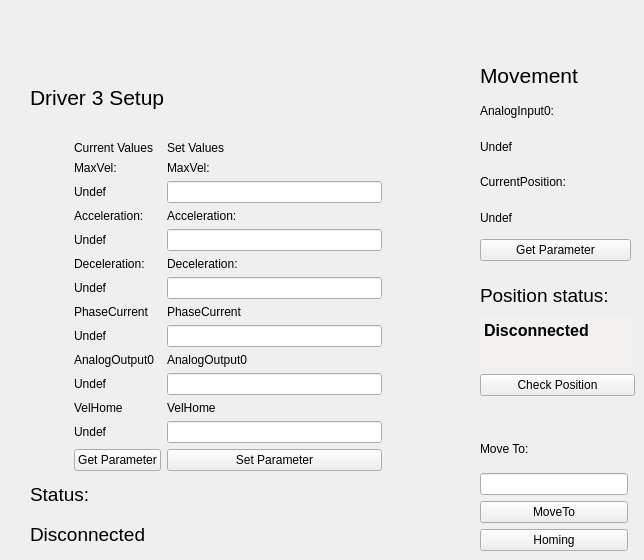
          <widget class="QWidget" name="tab_5">
           <attribute name="title">
            <string>3</string>
           </attribute>
           <attribute name="toolTip">
            <string>Driver 3 Setup and Movimentation</string>
           </attribute>
           <widget class="QWidget" name="layoutWidget_4">
            <property name="geometry">
             <rect>
              <x>480</x>
              <y>430</y>
              <width>148</width>
              <height>121</height>
             </rect>
            </property>
            <layout class="QVBoxLayout" name="verticalLayout_55">
             <item>
              <widget class="QLabel" name="label_209">
               <property name="text">
                <string>Move To:</string>
               </property>
              </widget>
             </item>
             <item>
              <widget class="QLineEdit" name="LineEditMoveToValue_3">
               <property name="toolTip">
                <string>Position to move driver 3</string>
               </property>
              </widget>
             </item>
             <item>
              <widget class="QPushButton" name="MoveTo_3">
               <property name="toolTip">
                <string>Move driver 3 to the position specified above</string>
               </property>
               <property name="text">
                <string>MoveTo</string>
               </property>
              </widget>
             </item>
             <item>
              <widget class="QPushButton" name="Homing_3">
               <property name="toolTip">
                <string>Execute the driver 3 homing procedure</string>
               </property>
               <property name="text">
                <string>Homing</string>
               </property>
              </widget>
             </item>
            </layout>
           </widget>
           <widget class="QWidget" name="layoutWidget_6">
            <property name="geometry">
             <rect>
              <x>480</x>
              <y>60</y>
              <width>151</width>
              <height>201</height>
             </rect>
            </property>
            <layout class="QVBoxLayout" name="verticalLayout_56">
             <item>
              <widget class="QLabel" name="label_216">
               <property name="font">
                <font>
                 <pointsize>16</pointsize>
                </font>
               </property>
               <property name="text">
                <string>Movement</string>
               </property>
              </widget>
             </item>
             <item>
              <widget class="QLabel" name="label_217">
               <property name="text">
                <string>AnalogInput0:</string>
               </property>
              </widget>
             </item>
             <item>
              <widget class="QLabel" name="LabelMovAnalogInput0_3">
               <property name="toolTip">
                <string>Current value of driver 3 AnalogInput(0)</string>
               </property>
               <property name="text">
                <string>Undef</string>
               </property>
              </widget>
             </item>
             <item>
              <widget class="QLabel" name="label_218">
               <property name="text">
                <string>CurrentPosition:</string>
               </property>
              </widget>
             </item>
             <item>
              <widget class="QLabel" name="LabelMovCurrentPosition_3">
               <property name="toolTip">
                <string>Current value of driver 3 CurrentPosition</string>
               </property>
               <property name="text">
                <string>Undef</string>
               </property>
              </widget>
             </item>
             <item>
              <widget class="QPushButton" name="GetParameterMov_3">
               <property name="toolTip">
                <string>Get position parameters of driver 3</string>
               </property>
               <property name="text">
                <string>Get Parameter</string>
               </property>
              </widget>
             </item>
            </layout>
           </widget>
           <widget class="QWidget" name="layoutWidget_5">
            <property name="geometry">
             <rect>
              <x>30</x>
              <y>60</y>
              <width>352</width>
              <height>491</height>
             </rect>
            </property>
            <layout class="QGridLayout" name="gridLayout_36">
             <item row="0" column="0" colspan="3">
              <widget class="QLabel" name="label_48">
               <property name="font">
                <font>
                 <pointsize>16</pointsize>
                </font>
               </property>
               <property name="text">
                <string>Driver 3 Setup</string>
               </property>
              </widget>
             </item>
             <item row="1" column="0">
              <layout class="QVBoxLayout" name="verticalLayout_7">
               <item>
                <widget class="QLabel" name="Images_3">
                 <property name="minimumSize">
                  <size>
                   <width>0</width>
                   <height>100</height>
                  </size>
                 </property>
                 <property name="maximumSize">
                  <size>
                   <width>200</width>
                   <height>150</height>
                  </size>
                 </property>
                 <property name="text">
                  <string/>
                 </property>
                 <property name="pixmap">
                  <pixmap resource="file.qrc">:/Driver.jpg</pixmap>
                 </property>
                 <property name="scaledContents">
                  <bool>true</bool>
                 </property>
                </widget>
               </item>
               <item>
                <widget class="QLabel" name="label_54">
                 <property name="text">
                  <string/>
                 </property>
                </widget>
               </item>
              </layout>
             </item>
             <item row="1" column="1">
              <widget class="QLabel" name="label_347">
               <property name="minimumSize">
                <size>
                 <width>25</width>
                 <height>0</height>
                </size>
               </property>
               <property name="text">
                <string/>
               </property>
              </widget>
             </item>
             <item row="1" column="2">
              <layout class="QGridLayout" name="gridLayout_14">
               <item row="0" column="0">
                <widget class="QLabel" name="label_55">
                 <property name="text">
                  <string>Current Values</string>
                 </property>
                </widget>
               </item>
               <item row="0" column="1">
                <widget class="QLabel" name="label_56">
                 <property name="text">
                  <string>Set Values</string>
                 </property>
                </widget>
               </item>
               <item row="1" column="0">
                <widget class="QLabel" name="label_57">
                 <property name="text">
                  <string>MaxVel:</string>
                 </property>
                </widget>
               </item>
               <item row="1" column="1">
                <widget class="QLabel" name="label_58">
                 <property name="text">
                  <string>MaxVel:</string>
                 </property>
                </widget>
               </item>
               <item row="2" column="0">
                <widget class="QLabel" name="LabelMaxVelSetup_3">
                 <property name="toolTip">
                  <string>Current value of driver 3 MaxVel</string>
                 </property>
                 <property name="text">
                  <string>Undef</string>
                 </property>
                </widget>
               </item>
               <item row="2" column="1">
                <widget class="QLineEdit" name="LineEditMaxVelSetup_3">
                 <property name="toolTip">
                  <string>&lt;html&gt;&lt;head/&gt;&lt;body&gt;&lt;p&gt;MaxVel of driver 3 to set&lt;/p&gt;&lt;/body&gt;&lt;/html&gt;</string>
                 </property>
                </widget>
               </item>
               <item row="3" column="0">
                <widget class="QLabel" name="label_59">
                 <property name="text">
                  <string>Acceleration:</string>
                 </property>
                </widget>
               </item>
               <item row="3" column="1">
                <widget class="QLabel" name="label_60">
                 <property name="text">
                  <string>Acceleration:</string>
                 </property>
                </widget>
               </item>
               <item row="4" column="0">
                <widget class="QLabel" name="LabelAccelerationSetup_3">
                 <property name="toolTip">
                  <string>Current value of driver 3 Acceleration</string>
                 </property>
                 <property name="text">
                  <string>Undef</string>
                 </property>
                </widget>
               </item>
               <item row="4" column="1">
                <widget class="QLineEdit" name="LineEditAccelerationSetup_3">
                 <property name="toolTip">
                  <string>&lt;html&gt;&lt;head/&gt;&lt;body&gt;&lt;p&gt;Acceleration of driver 3 to set&lt;/p&gt;&lt;/body&gt;&lt;/html&gt;</string>
                 </property>
                </widget>
               </item>
               <item row="5" column="0">
                <widget class="QLabel" name="label_61">
                 <property name="text">
                  <string>Deceleration:</string>
                 </property>
                </widget>
               </item>
               <item row="5" column="1">
                <widget class="QLabel" name="label_62">
                 <property name="text">
                  <string>Deceleration:</string>
                 </property>
                </widget>
               </item>
               <item row="6" column="0">
                <widget class="QLabel" name="LabelDecelerationSetup_3">
                 <property name="toolTip">
                  <string>Current value of driver 3 Deceleration</string>
                 </property>
                 <property name="text">
                  <string>Undef</string>
                 </property>
                </widget>
               </item>
               <item row="6" column="1">
                <widget class="QLineEdit" name="LineEditDecelerationSetup_3">
                 <property name="toolTip">
                  <string>&lt;html&gt;&lt;head/&gt;&lt;body&gt;&lt;p&gt;Deceleration of driver 3 to set&lt;/p&gt;&lt;/body&gt;&lt;/html&gt;</string>
                 </property>
                </widget>
               </item>
               <item row="7" column="0">
                <widget class="QLabel" name="label_63">
                 <property name="text">
                  <string>PhaseCurrent</string>
                 </property>
                </widget>
               </item>
               <item row="7" column="1">
                <widget class="QLabel" name="label_64">
                 <property name="text">
                  <string>PhaseCurrent</string>
                 </property>
                </widget>
               </item>
               <item row="8" column="0">
                <widget class="QLabel" name="LabelPhaseCurrentSetup_3">
                 <property name="toolTip">
                  <string>Current value of driver 3 PhaseCurrent</string>
                 </property>
                 <property name="text">
                  <string>Undef</string>
                 </property>
                </widget>
               </item>
               <item row="8" column="1">
                <widget class="QLineEdit" name="LineEditPhaseCurrentSetup_3">
                 <property name="toolTip">
                  <string>&lt;html&gt;&lt;head/&gt;&lt;body&gt;&lt;p&gt; PhaseCurrent of driver 3 to set&lt;/p&gt;&lt;/body&gt;&lt;/html&gt;</string>
                 </property>
                </widget>
               </item>
               <item row="9" column="0">
                <widget class="QLabel" name="label_65">
                 <property name="text">
                  <string>AnalogOutput0</string>
                 </property>
                </widget>
               </item>
               <item row="9" column="1">
                <widget class="QLabel" name="label_66">
                 <property name="text">
                  <string>AnalogOutput0</string>
                 </property>
                </widget>
               </item>
               <item row="10" column="0">
                <widget class="QLabel" name="LabelAnalogOutputSetup_3">
                 <property name="toolTip">
                  <string>Current value of driver 3 AnalogOutput(0)</string>
                 </property>
                 <property name="text">
                  <string>Undef</string>
                 </property>
                </widget>
               </item>
               <item row="10" column="1">
                <widget class="QLineEdit" name="LineEditAnalogOutputSetup_3">
                 <property name="toolTip">
                  <string>&lt;html&gt;&lt;head/&gt;&lt;body&gt;&lt;p&gt; AnalogOutput(0) of driver 3 to set&lt;/p&gt;&lt;/body&gt;&lt;/html&gt;</string>
                 </property>
                </widget>
               </item>
               <item row="11" column="0">
                <widget class="QLabel" name="label_348">
                 <property name="text">
                  <string>VelHome</string>
                 </property>
                </widget>
               </item>
               <item row="11" column="1">
                <widget class="QLabel" name="label_349">
                 <property name="text">
                  <string>VelHome</string>
                 </property>
                </widget>
               </item>
               <item row="12" column="0">
                <widget class="QLabel" name="LabelVelHomeSetup_3">
                 <property name="toolTip">
                  <string>Current value of driver 3 VelHome</string>
                 </property>
                 <property name="text">
                  <string>Undef</string>
                 </property>
                </widget>
               </item>
               <item row="12" column="1">
                <widget class="QLineEdit" name="LineEditVelHomeSetup_3">
                 <property name="toolTip">
                  <string>&lt;html&gt;&lt;head/&gt;&lt;body&gt;&lt;p&gt; AnalogOutput(0) of driver 3 to set&lt;/p&gt;&lt;/body&gt;&lt;/html&gt;</string>
                 </property>
                </widget>
               </item>
               <item row="13" column="0">
                <widget class="QPushButton" name="GetParameterDriver_3">
                 <property name="toolTip">
                  <string>&lt;html&gt;&lt;head/&gt;&lt;body&gt;&lt;p&gt;Get the current parameter of the driver 3&lt;/p&gt;&lt;/body&gt;&lt;/html&gt;</string>
                 </property>
                 <property name="text">
                  <string>Get Parameter</string>
                 </property>
                </widget>
               </item>
               <item row="13" column="1">
                <widget class="QPushButton" name="SetParameterDriver_3">
                 <property name="toolTip">
                  <string>&lt;html&gt;&lt;head/&gt;&lt;body&gt;&lt;p&gt;Set parameter of driver 3. Nota bene: in order to accomplished the command you have to set all the fields above.&lt;/p&gt;&lt;/body&gt;&lt;/html&gt;</string>
                 </property>
                 <property name="text">
                  <string>Set Parameter</string>
                 </property>
                </widget>
               </item>
              </layout>
             </item>
             <item row="2" column="0" colspan="3">
              <layout class="QVBoxLayout" name="verticalLayout_8">
               <item>
                <widget class="QLabel" name="label_67">
                 <property name="font">
                  <font>
                   <pointsize>14</pointsize>
                  </font>
                 </property>
                 <property name="text">
                  <string>Status:</string>
                 </property>
                </widget>
               </item>
               <item>
                <widget class="QLabel" name="LabelStatusDriver3">
                 <property name="font">
                  <font>
                   <pointsize>14</pointsize>
                  </font>
                 </property>
                 <property name="toolTip">
                  <string>Driver 3 Status</string>
                 </property>
                 <property name="text">
                  <string>Disconnected</string>
                 </property>
                </widget>
               </item>
              </layout>
             </item>
            </layout>
           </widget>
           <widget class="QWidget" name="layoutWidget_43">
            <property name="geometry">
             <rect>
              <x>480</x>
              <y>280</y>
              <width>155</width>
              <height>116</height>
             </rect>
            </property>
            <layout class="QVBoxLayout" name="verticalLayout_80">
             <item>
              <layout class="QVBoxLayout" name="verticalLayout_36">
               <item>
                <widget class="QLabel" name="label_290">
                 <property name="font">
                  <font>
                   <pointsize>14</pointsize>
                  </font>
                 </property>
                 <property name="text">
                  <string>Position status:</string>
                 </property>
                </widget>
               </item>
               <item>
                <widget class="QTextEdit" name="LabelPositionStatus_3">
                 <property name="maximumSize">
                  <size>
                   <width>151</width>
                   <height>51</height>
                  </size>
                 </property>
                 <property name="palette">
                  <palette>
                   <active>
                    <colorrole role="Base">
                     <brush brushstyle="SolidPattern">
                      <color alpha="255">
                       <red>242</red>
                       <green>241</green>
                       <blue>240</blue>
                      </color>
                     </brush>
                    </colorrole>
                   </active>
                   <inactive>
                    <colorrole role="Base">
                     <brush brushstyle="SolidPattern">
                      <color alpha="255">
                       <red>242</red>
                       <green>241</green>
                       <blue>240</blue>
                      </color>
                     </brush>
                    </colorrole>
                   </inactive>
                   <disabled>
                    <colorrole role="Base">
                     <brush brushstyle="SolidPattern">
                      <color alpha="255">
                       <red>255</red>
                       <green>255</green>
                       <blue>255</blue>
                      </color>
                     </brush>
                    </colorrole>
                   </disabled>
                  </palette>
                 </property>
                 <property name="font">
                  <font>
                   <pointsize>12</pointsize>
                   <weight>75</weight>
                   <bold>true</bold>
                  </font>
                 </property>
                 <property name="toolTip">
                  <string>&lt;html&gt;&lt;head/&gt;&lt;body&gt;&lt;p&gt;&lt;span style=&quot; font-size:11pt; font-weight:400;&quot;&gt;Here is printed the correspondence between the estimated position and the CurrentPosition of the driver 3.&lt;/span&gt;&lt;/p&gt;&lt;/body&gt;&lt;/html&gt;</string>
                 </property>
                 <property name="frameShape">
                  <enum>QFrame::NoFrame</enum>
                 </property>
                 <property name="html">
                  <string>&lt;!DOCTYPE HTML PUBLIC &quot;-//W3C//DTD HTML 4.0//EN&quot; &quot;http://www.w3.org/TR/REC-html40/strict.dtd&quot;&gt;
&lt;html&gt;&lt;head&gt;&lt;meta name=&quot;qrichtext&quot; content=&quot;1&quot; /&gt;&lt;style type=&quot;text/css&quot;&gt;
p, li { white-space: pre-wrap; }
&lt;/style&gt;&lt;/head&gt;&lt;body style=&quot; font-family:'Ubuntu'; font-size:12pt; font-weight:600; font-style:normal;&quot;&gt;
&lt;p style=&quot; margin-top:0px; margin-bottom:0px; margin-left:0px; margin-right:0px; -qt-block-indent:0; text-indent:0px;&quot;&gt;Disconnected&lt;/p&gt;&lt;/body&gt;&lt;/html&gt;</string>
                 </property>
                 <property name="textInteractionFlags">
                  <set>Qt::TextSelectableByMouse</set>
                 </property>
                </widget>
               </item>
              </layout>
             </item>
             <item>
              <widget class="QPushButton" name="CheckPositionButton_3">
               <property name="toolTip">
                <string>&lt;html&gt;&lt;head/&gt;&lt;body&gt;&lt;p&gt;Verify the correspondence between the estimated position and the current position of the driver 3.&lt;/p&gt;&lt;/body&gt;&lt;/html&gt;</string>
               </property>
               <property name="text">
                <string>Check Position</string>
               </property>
              </widget>
             </item>
            </layout>
           </widget>
          </widget>
